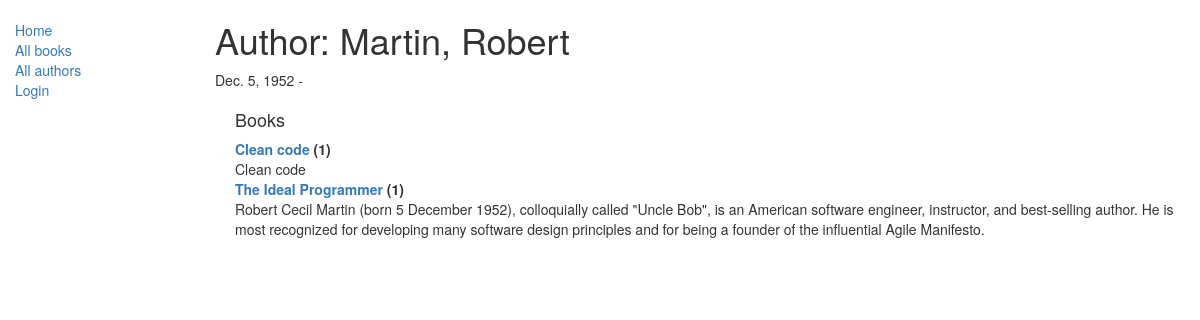
The app's page /catalog/author/1 with its own data.
### catalog/models.py (models this page shows, shortened)
class Author(models.Model):
    first_name = models.CharField(max_length=100)
    last_name = models.CharField(max_length=100)
    date_of_birth = models.DateField('Birth', null=True, blank=True)
    date_of_death = models.DateField('Died', null=True, blank=True)
    def __str__(self):
        return '%s, %s' % (self.last_name, self.first_name)

class Book(models.Model):
    title = models.CharField(max_length=200)
    author = models.ForeignKey('Author', on_delete=models.SET_NULL, null=True)
    summary = models.TextField(max_length=1000, help_text="Enter a brief description of the book")
    isbn = models.CharField('ISBN',max_length=13,
            help_text='13 Character <a href="https://www.isbn-international.org/content/what-isbn">ISBN number</a>')
    genre = models.ManyToManyField(Genre, help_text="Select a genre for this book")
    def __str__(self):
        return self.title

### catalog/views.py (the view)
# urls.py: re_path(r'^author/(?P<pk>\d+)$', views.AuthorDetailView.as_view(), name='author-detail'),
class AuthorDetailView(generic.DetailView):
    model = Author

### catalog/templates/catalog/author_detail.html
{% extends "base_generic.html" %}
{% block content %}
<h1>Author: {{ author }} </h1>
<p>{{author.date_of_birth}} - {% if author.date_of_death %}{{author.date_of_death}}{% endif %}</p>
<div style="margin-left:20px;margin-top:20px">
<h4>Books</h4>
<dl>
{% for book in author.book_set.all %}
  <dt><a href="{% url 'book-detail' book.pk %}">{{book}}</a> ({{book.bookinstance_set.all.count}})</dt>
  <dd>{{book.summary}}</dd>
{% endfor %}
</dl>
</div>
{% endblock %}

### records on screen
Author: last_name+first_name "Martin, Robert", date_of_birth "Dec. 5, 1952"
Book: title "Clean code", bookinstance_set.all.count "1", summary "Clean code"
Book: title "The Ideal Programmer", bookinstance_set.all.count "1", summary "Robert Cecil Martin (born 5 December 1952), colloquially called \"Uncle Bob\", is an American software engineer, instructor, and best-selling author. He is most recognized for developing many software design principles and for being a founder of the influential Agile Manifesto."
